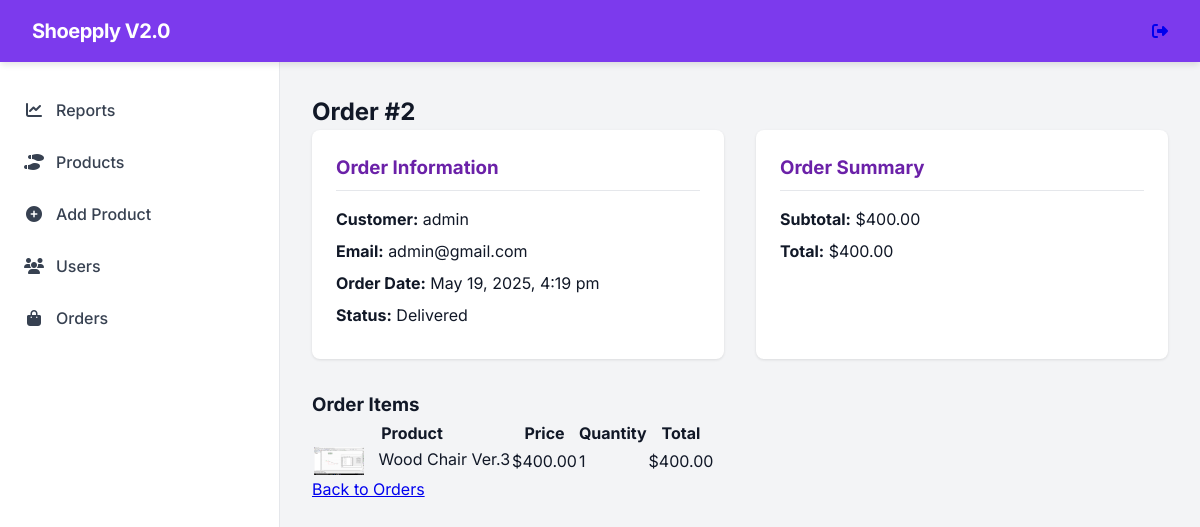
/admin/view_order.php?id=2 (signed in), run on the app's committed database.
### tables this page shows
CREATE TABLE IF NOT EXISTS `orders` (
  `id` int(11) NOT NULL AUTO_INCREMENT,
  `user_id` int(11) NOT NULL,
  `total_amount` decimal(10,2) NOT NULL,
  `status` enum('pending','processing','shipped','delivered','cancelled') DEFAULT 'pending',
  `created_at` timestamp NOT NULL DEFAULT current_timestamp(),
  `updated_at` timestamp NOT NULL DEFAULT current_timestamp() ON UPDATE current_timestamp(),
  PRIMARY KEY (`id`),
  KEY `user_id` (`user_id`)
);

CREATE TABLE IF NOT EXISTS `users` (
  `id` int(11) NOT NULL AUTO_INCREMENT,
  `username` varchar(50) NOT NULL,
  `email` varchar(255) NOT NULL,
  `password` varchar(255) NOT NULL,
  `role` enum('admin','user') DEFAULT 'user',
  `created_at` timestamp NOT NULL DEFAULT current_timestamp(),
  `updated_at` timestamp NOT NULL DEFAULT current_timestamp() ON UPDATE current_timestamp(),
  PRIMARY KEY (`id`),
  UNIQUE KEY `email` (`email`)
);

CREATE TABLE IF NOT EXISTS `order_items` (
  `id` int(11) NOT NULL AUTO_INCREMENT,
  `order_id` int(11) NOT NULL,
  `product_id` int(11) NOT NULL,
  `quantity` int(11) NOT NULL,
  `price` decimal(10,2) NOT NULL,
  PRIMARY KEY (`id`),
  KEY `order_id` (`order_id`),
  KEY `product_id` (`product_id`)
);

CREATE TABLE IF NOT EXISTS `products` (
  `id` int(11) NOT NULL AUTO_INCREMENT,
  `product_name` varchar(100) NOT NULL,
  `sku` varchar(100) DEFAULT NULL,
  `product_description` text DEFAULT NULL,
  `price` decimal(10,2) NOT NULL,
  `category` varchar(50) DEFAULT NULL,
  `product_image` varchar(255) DEFAULT NULL,
  `stock_quantity` int(11) DEFAULT 0,
  `is_featured` tinyint(1) DEFAULT 0,
  `created_at` timestamp NOT NULL DEFAULT current_timestamp(),
  `updated_at` timestamp NOT NULL DEFAULT current_timestamp() ON UPDATE current_timestamp(),
  PRIMARY KEY (`id`),
  UNIQUE KEY `sku` (`sku`)
);

### admin/view_order.php (the view, shortened to what this page needs)
<?php
require_once 'header.php';
$order_id = $_GET['id'];
$stmt = $pdo->prepare("
    SELECT o.*, u.username, u.email
    FROM orders o
    JOIN users u ON o.user_id = u.id
    WHERE o.id = ?
");
$stmt->execute([$order_id]);
$order = $stmt->fetch();
$stmt = $pdo->prepare("
    SELECT oi.*, p.product_name, p.product_image
    FROM order_items oi
    JOIN products p ON oi.product_id = p.id
    WHERE oi.order_id = ?
");
$stmt->execute([$order_id]);
$items = $stmt->fetchAll();
?>
<h2>Order #<?php echo $order['id']; ?></h2>
<div class="order-details">
    <div class="order-info">
        <h3>Order Information</h3>
        <p><strong>Customer:</strong> <?php echo htmlspecialchars($order['username']); ?></p>
        <p><strong>Email:</strong> <?php echo htmlspecialchars($order['email']); ?></p>
        <p><strong>Order Date:</strong> <?php echo date('F j, Y, g:i a', strtotime($order['created_at'])); ?></p>
        <p><strong>Status:</strong>
            <span class="status-badge <?php echo strtolower($order['status']); ?>">
                <?php echo ucfirst($order['status']); ?>
            </span>
        </p>
    </div>
    <div class="order-summary">
        <h3>Order Summary</h3>
        <p><strong>Subtotal:</strong> $<?php echo number_format($order['total_amount'], 2); ?></p>
        <p><strong>Total:</strong> $<?php echo number_format($order['total_amount'], 2); ?></p>
    </div>
</div>
<h3>Order Items</h3>
<table class="admin-table">
    <thead>
        <tr>
            <th>Product</th>
            <th>Price</th>
            <th>Quantity</th>
            <th>Total</th>
        </tr>
    </thead>
    <tbody>
        <?php foreach ($items as $item): ?>
        <tr>
            <td>
                <?php if ($item['product_image']): ?>
                <img src="../<?php echo htmlspecialchars($item['product_image']); ?>" width="50" style="vertical-align: middle; margin-right: 10px;">
                <?php endif; ?>
                <?php echo htmlspecialchars($item['product_name']); ?>
            </td>
            <td>$<?php echo number_format($item['price'], 2); ?></td>
            <td><?php echo $item['quantity']; ?></td>
            <td>$<?php echo number_format($item['price'] * $item['quantity'], 2); ?></td>
        </tr>
        <?php endforeach; ?>
    </tbody>
</table>
<a href="orders.php" class="admin-button">Back to Orders</a>
<?php include 'footer.php'; ?>

### admin/header.php (style rules this page uses)
:root { --primary: #7c3aed; --primary-light: #8b5cf6; --primary-dark: #6d28d9; --gray-100: #f3f4f6; --gray-200: #e5e7eb; --gray-300: #d1d5db; --gray-700: #374151; --gray-900: #111827; --success: #10b981; --warning: #f59e0b; --danger: #ef4444; }
* { margin: 0; padding: 0; box-sizing: border-box; }
body { font-family: 'Inter', sans-serif; background-color: var(--gray-100); color: var(--gray-900); line-height: 1.5; }

### admin/view_order.php (style rules this page uses)
.order-details { display: grid; grid-template-columns: 1fr; gap: 2rem; margin-bottom: 2rem; }
@media (min-width: 768px) { .order-details { grid-template-columns: 1fr 1fr; } }
.order-info, .order-summary { background: white; padding: 1.5rem; border-radius: 0.5rem; box-shadow: 0 1px 3px rgba(0, 0, 0, 0.1); }
.order-info h3, .order-summary h3 { color: #6b21a8; margin-top: 0; margin-bottom: 1rem; padding-bottom: 0.5rem; border-bottom: 1px solid #e5e7eb; }
.order-info p, .order-summary p { margin: 0.5rem 0; }

### data on the page
orders: id "2", user.username "admin", user.email "admin@gmail.com", created_at "May 19, 2025, 4:19 pm", status "Delivered", total_amount "400.00"
order_items: product.product_image (picture), product.product_name "Wood Chair Ver.3", price "400.00", quantity "1", $item['price']*$item['quantity'] "400.00"
